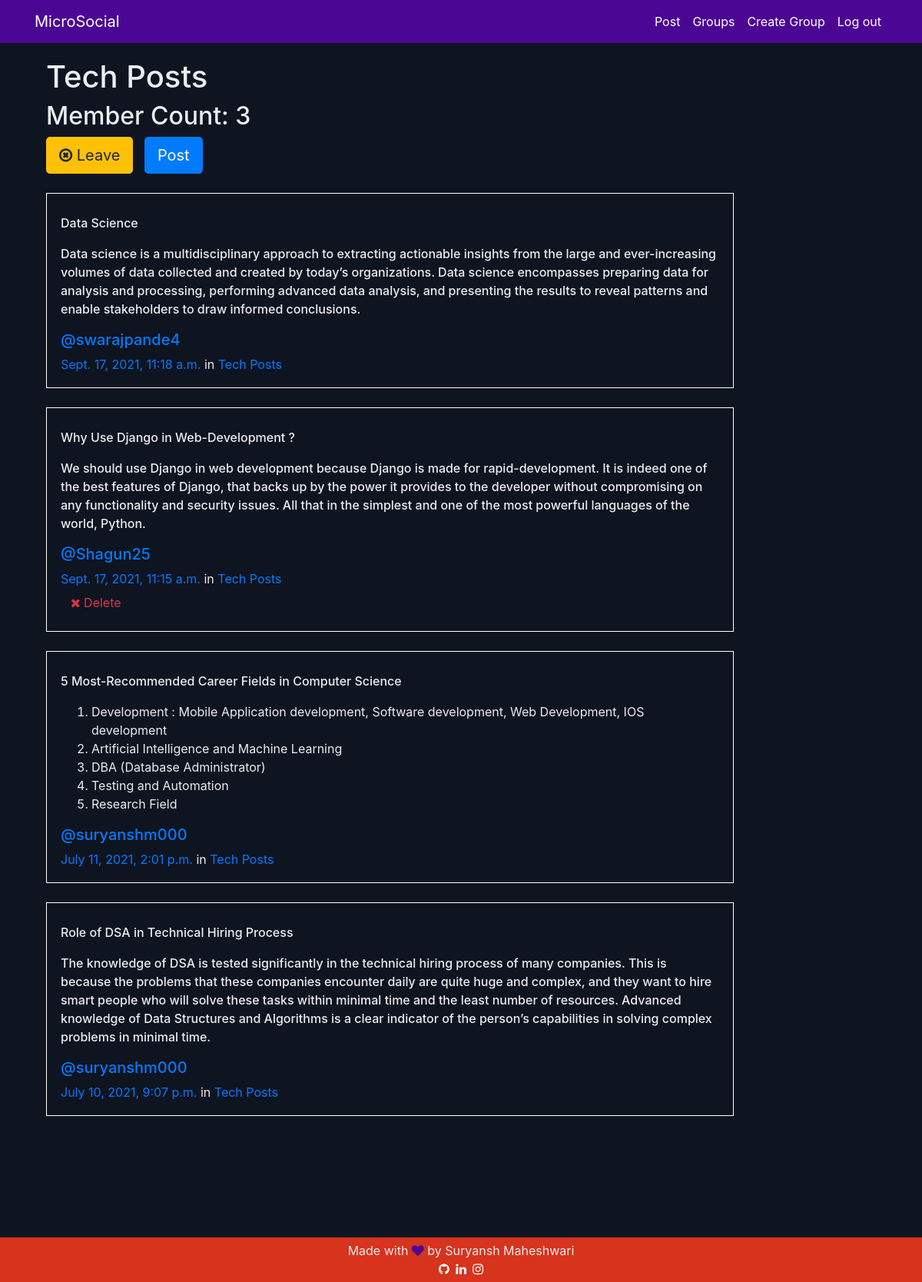
The app's page /groups/posts/in/tech-posts/ (signed in) with its own data.
### groups/models.py (models this page shows, shortened)
class Group(models.Model):
    name = models.CharField(max_length=255, unique=True)
    slug = models.SlugField(allow_unicode=True, unique=True)
    description = models.TextField(blank=True, default='')
    description_html = models.TextField(editable=False, default='', blank=True)
    members = models.ManyToManyField(User,through="GroupMember")
    class Meta:
        ordering = ["name"]

### posts/models.py (models this page shows, shortened)
class Post(models.Model):
    user = models.ForeignKey(User, related_name="posts",on_delete=models.CASCADE)
    created_at = models.DateTimeField(auto_now=True)
    message = models.TextField()
    message_html = models.TextField(editable=False)
    group = models.ForeignKey(Group, related_name="posts",null=True, blank=True,on_delete=models.CASCADE)
    class Meta:
        ordering = ["-created_at"]
        unique_together = ["user", "message"]

### groups/views.py (the view)
# urls.py: path("posts/in/<slug>/",views.SingleGroup.as_view(),name="single"),
class SingleGroup(generic.DetailView):
    model = Group

### groups/templates/groups/group_detail.html
{% extends "groups/group_base.html" %}
{% block pregroup %}
<div class="container">
  <h1>{{group.name}}</h1>
  <h2> Member Count: {{group.members.count}}</h2>
  <div class="content">
      {% if user in group.members.all %}
      <a href="{% url 'groups:leave' slug=group.slug %}" class="btn btn-lg btn-warning"><span class="fa fa-times-circle-o"></span> Leave</a>
      {% else %}
      <a href="{% url 'groups:join' slug=group.slug %}" class="btn btn-lg btn-warning"><span class="fa fa-check-circle-o"></span> Join</a>
      {% endif %}
      <a href="{% url 'posts:create' %}" class="btn btn-primary btn-lg" style="margin-left: 10px;">Post</a>
    </div>
</div>
{% endblock %}
{% block group_content %}
<div class="col-md-10">
    {% if group.posts.count == 0 %}
    <h2>No posts in this group yet!</h2>
    {% else %}
        {% for post in group.posts.all %}
            {% include "posts/_post.html" %}
        {% endfor %}
    {% endif %}
</div>
{% endblock %}

### posts/templates/posts/_post.html (shortened to what this page needs)
<div class="media">
	<div class="media-body">
		<p>{{ post.message_html|safe }}</p>
		<h5 ><a href="{% url 'posts:for_user' username=post.user.username %}">@{{ post.user.username }}</a></h5>
		<time class="time"><a href="{% url 'posts:single' username=post.user.username pk=post.pk %}">{{ post.created_at }}</a></time>
		{% if post.group %}
		<span class="group-name">in <a href="{% url 'groups:single' slug=post.group.slug %}">{{ post.group.name }}</a></span>
		{% endif %}
		<div class="media-footer">
			{% if user.is_authenticated and post.user == user and not hide_delete %}
				<a href="{% url 'posts:delete' pk=post.pk %}" title="delete" class="btn btn-simple">
					<span class="fa fa-remove text-danger" aria-hidden="true"></span>
					<span class="text-danger icon-label">Delete</span>
				</a>
			{% endif %}
		</div>
	</div>
</div>

### static/microsocial/css/master.css (style rules this page uses)
body { margin: 0px; background-color: #0e1420; color:#ebedee; }
.media { margin-top: 25px; border: 0.2px solid white; padding: 18px; padding-top: 10px; }
.media div p { font-weight: 500; }

### records on screen
Group: name "Tech Posts", members.count "3"
Post: message_html "Data Science Data science is a multidisciplinary approach to extracting actionable insights from the large and ever-increasing volumes of data collected and created by today’s organizations. Data science encompasses preparing data for analysis and processing, performing advanced data analysis, and presenting the results to reveal patterns and enable stakeholders to draw informed conclusions.", user.username "swarajpande4", created_at "Sept. 17, 2021, 11:18 a.m.", group.name "Tech Posts"
Post: message_html "Why Use Django in Web-Development ? We should use Django in web development because Django is made for rapid-development. It is indeed one of the best features of Django, that backs up by the power it provides to the developer without compromising on any functionality and security issues. All that in the simplest and one of the most powerful languages of the world, Python.", user.username "Shagun25", created_at "Sept. 17, 2021, 11:15 a.m.", group.name "Tech Posts", shows "Delete"
Post: message_html "5 Most-Recommended Career Fields in Computer Science Development : Mobile Application development, Software development, Web Development, IOS development Artificial Intelligence and Machine Learning DBA (Database Administrator) Testing and Automation Research Field", user.username "suryanshm000", created_at "July 11, 2021, 2:01 p.m.", group.name "Tech Posts"
Post: message_html "Role of DSA in Technical Hiring Process The knowledge of DSA is tested significantly in the technical hiring process of many companies. This is because the problems that these companies encounter daily are quite huge and complex, and they want to hire smart people who will solve these tasks within minimal time and the least number of resources. Advanced knowledge of Data Structures and Algorithms is a clear indicator of the person’s capabilities in solving complex problems in minimal time.", user.username "suryanshm000", created_at "July 10, 2021, 9:07 p.m.", group.name "Tech Posts"
